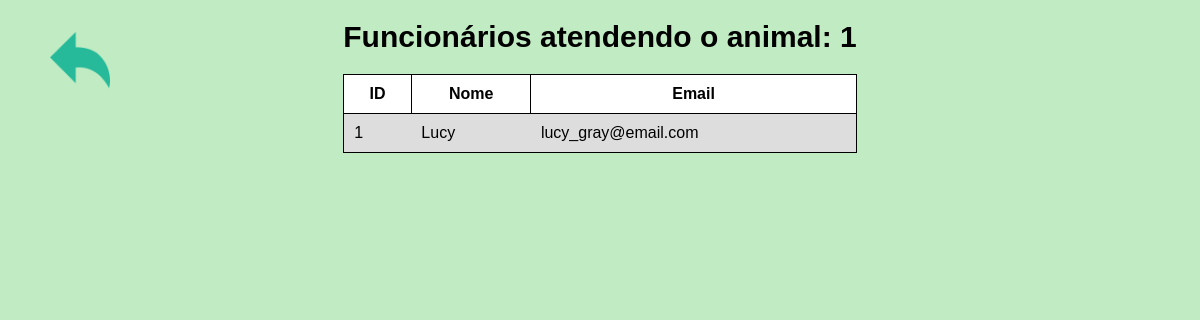
/FuncAnimal.php?nome=1, run on the app's committed database.
### tables this page shows
CREATE TABLE `funcionario` (
  `id` int(11) NOT NULL,
  `nome` varchar(255) NOT NULL,
  `email` varchar(255) NOT NULL,
  `datacadastro` datetime NOT NULL
);

### model/funcionario.php (called while the page is built, shortened)
<?php
class Funcionario
{
    public static function listarAnimal($idAnimal)
    {
        try {
            $con = Conexao::getConexao();
            $stmt = $con->prepare("SELECT f.id, f.nome, f.email FROM funcionario f INNER JOIN atende a ON f.id = a.idfuncionario WHERE a.idanimal = ?");
            $stmt->execute([$idAnimal]);
            return $stmt->fetchAll();
        } catch (Exception $e) {
            echo $e->getMessage();
            exit;
        }
    }
}

### FuncAnimal.php (the view, shortened to what this page needs)
<?php
require_once(__DIR__ . "/model/funcionario.php");
if (isset($_GET['nome'])) {
    $nomeAnimal = $_GET['nome'];
    $funcionarios = funcionario::listarAnimal($nomeAnimal);
}
?>
<!DOCTYPE html>
<html lang="en">
<head>
    <link rel="stylesheet" href="./css/index.css">
</head>
<body>
    <div class="container">
        <h1>Funcionários atendendo o animal: <?php echo $nomeAnimal; ?></h1>
        <?php if (isset($funcionarios) && count($funcionarios) > 0) { ?>
            <table>
                <thead>
                    <tr>
                        <th>ID</th>
                        <th>Nome</th>
                        <th>Email</th>
                    </tr>
                </thead>
                <tbody>
                    <?php foreach ($funcionarios as $funcionario) { ?>
                        <tr>
                            <td><?php echo $funcionario['id']; ?></td>
                            <td><?php echo $funcionario['nome']; ?></td>
                            <td><?php echo $funcionario['email']; ?></td>
                        </tr>
                    <?php } ?>
                </tbody>
            </table>
        <?php } else { ?>
            <p>Nenhum funcionário encontrado para o animal buscado <?php echo $nomeAnimal; ?></p>
        <?php } ?>
        <br>
        <a href="index.php" class="voltar">
            <img src="./img/voltar.png" alt="voltar">
        </a>
    </div>
</body>
</html>

### css/index.css (style rules this page uses)
* { margin: 0; padding: 0; font-family: 'Candara', sans-serif; box-sizing: border-box; }
body { background-color: rgb(193, 236, 195); display: flex; width: 100%; min-height: 100vh; overflow-y: auto; justify-content: center; }
body table, body tr, body th, body tr { border: 1px solid black; border-collapse: collapse; background-color: white; }
body table tr:nth-child(odd) { background-color: rgb(221, 221, 221); }
body table tr td, body table tr th { padding: 10px; }
body table { width: 100%; }
h1 { font-size: 30px; margin: 20px auto; text-align: center; color:#000000; }
.voltar { position: fixed; top: 30px; left: 50px; transition: 0.5s; text-decoration: none; }
.voltar img { height: 60px; width: 60px; }

### data on the page
funcionario: id "1", nome "Lucy", email "lucy_gray@email.com"

### other printed values
$nomeAnimal "1"
